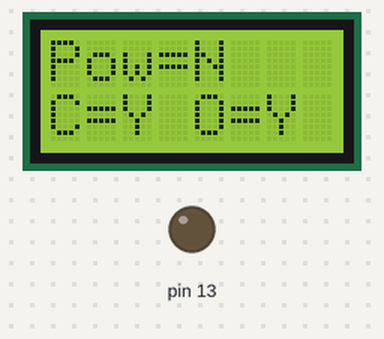
Bench run of a sketch on a simulated Arduino Leonardo, built with avr-gcc and run on an emulated ATmega32U4. Shown: 8×2 character LCD, output pins drawn as LEDs (lit = HIGH).

Above: at 0.5 s.

The sketch:

h119.ino
```cpp
/* This example shows how to:

- Detect whether USB power is present.
- Detect whether our USB connection is in the "Configured"
  state.
- Detect whether a program is connected to the USB virtual
  serial port.

The results are displayed using the three on-board user LEDs
and the LCD.

Note: This demo uses the standard A-Star 32U4 Prime LCD
pins.  To avoid damage or improper operation, if you have
shields or other electronics connected, make sure they do
not use those pins in a conflicting way. */

#include <AStar32U4.h>

AStar32U4LCD lcd;

void setup()
{

}

void loop()
{
  // usbPowerPresent() is defined in the AStar32U4
  // library and returns true if power from the USB port is
  // detected.  It is equivalent to: (USBSTA >> VBUS) & 1
  bool usbPower = usbPowerPresent();

  // USBDevice.configured() is provided by the Arduino core
  // code.  It returns true if the our USB connection is in
  // the "Configured" state.  This is the last of several
  // states that the connection goes through when a USB
  // device is connected to a computer.  Being in the
  // "Configured" state means that the device is plugged
  // into a computer that (at least partially) recognizes
  // it.
  bool usbConfigured = USBDevice.configured();

  // The Arduino Serial object can be implicitly converted
  // to a bool which is true if the Arduino core code
  // considers the port to be open.  This is usually used in
  // code like "if (Serial)" and is documented here:
  //
  //   http://arduino.cc/en/Serial/IfSerial
  //
  // Note: This might not work as expected depending on what
  // terminal program you use.
  //
  // Note: Unlike the functions shown above which should
  // take about a microsecond or less, this line of code
  // takes at least 10 milliseconds to run.
  bool portOpen = Serial;

  // Turn on the yellow LED if USB power is present.
  ledYellow(usbPower);

  // Turn on the red LED if USB is configured.
  ledRed(usbConfigured);

  // Turn on the green TX LED if the serial port is open.
  ledGreen(portOpen);

  // Display the results on the LCD every 100 ms.
  static uint16_t lastDisplayTime = 0;
  if ((uint16_t)(millis() - lastDisplayTime) > 100)
  {
    lcd.clear();
    lcd.print(F("Pow="));
    lcd.print(usbPower ? 'Y' : 'N');
    lcd.gotoXY(0, 1);
    lcd.print(F("C="));
    lcd.print(usbConfigured ? 'Y' : 'N');
    lcd.print(F(" O="));
    lcd.print(portOpen ? 'Y' : 'N');
  }
}
```
